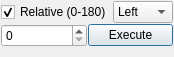
<?xml version="1.0" encoding="UTF-8"?>
<ui version="4.0">
 <class>RelativeDlg</class>
 <widget class="QWidget" name="RelativeDlg">
  <property name="enabled">
   <bool>true</bool>
  </property>
  <property name="geometry">
   <rect>
    <x>0</x>
    <y>0</y>
    <width>165</width>
    <height>57</height>
   </rect>
  </property>
  <property name="focusPolicy">
   <enum>Qt::StrongFocus</enum>
  </property>
  <property name="windowTitle">
   <string/>
  </property>
  <layout class="QFormLayout" name="formLayout">
   <property name="horizontalSpacing">
    <number>1</number>
   </property>
   <property name="verticalSpacing">
    <number>1</number>
   </property>
   <property name="margin">
    <number>1</number>
   </property>
   <item row="0" column="0">
    <layout class="QVBoxLayout" name="verticalLayout">
     <item>
      <layout class="QHBoxLayout" name="horizontalLayout_2">
       <item>
        <widget class="QCheckBox" name="checkBox">
         <property name="text">
          <string>Relative (0-180)</string>
         </property>
         <property name="checked">
          <bool>true</bool>
         </property>
        </widget>
       </item>
       <item>
        <widget class="QComboBox" name="comboBox">
         <property name="currentIndex">
          <number>0</number>
         </property>
         <item>
          <property name="text">
           <string>Left</string>
          </property>
         </item>
         <item>
          <property name="text">
           <string>Right</string>
          </property>
         </item>
        </widget>
       </item>
      </layout>
     </item>
     <item>
      <layout class="QHBoxLayout" name="horizontalLayout">
       <item>
        <widget class="QSpinBox" name="spinBox">
         <property name="maximum">
          <number>360</number>
         </property>
         <property name="singleStep">
          <number>5</number>
         </property>
        </widget>
       </item>
       <item>
        <widget class="QPushButton" name="butExecute">
         <property name="text">
          <string>Execute</string>
         </property>
         <property name="default">
          <bool>true</bool>
         </property>
        </widget>
       </item>
      </layout>
     </item>
    </layout>
   </item>
  </layout>
 </widget>
 <tabstops>
  <tabstop>spinBox</tabstop>
  <tabstop>checkBox</tabstop>
  <tabstop>comboBox</tabstop>
  <tabstop>butExecute</tabstop>
 </tabstops>
 <resources/>
 <connections>
  <connection>
   <sender>checkBox</sender>
   <signal>toggled(bool)</signal>
   <receiver>comboBox</receiver>
   <slot>setEnabled(bool)</slot>
   <hints>
    <hint type="sourcelabel">
     <x>51</x>
     <y>12</y>
    </hint>
    <hint type="destinationlabel">
     <x>133</x>
     <y>11</y>
    </hint>
   </hints>
  </connection>
 </connections>
</ui>
